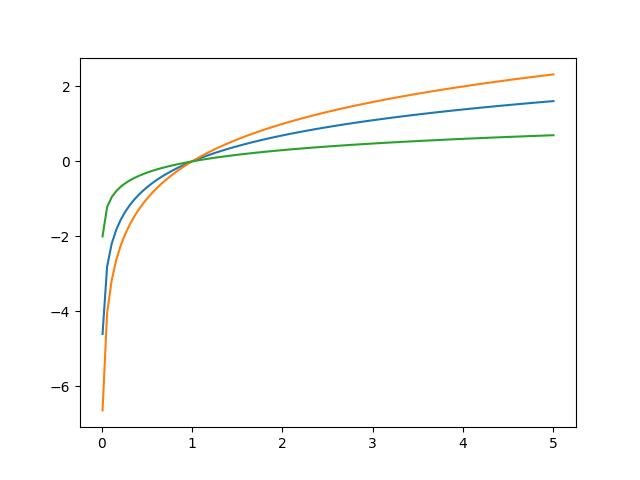

This chart was generated by the following Python code:
"""
NumPyの関数 np.log, np.log2, np.log10 を用いて，それぞれの関数のグラフを同じ平面上にプロット（画面に表示，または画像として保存）してください．ただし，xの範囲は0.01から5までとしてください．
"""
import numpy as np
import matplotlib.pyplot as plt

x = np.linspace(0.01, 5, 100)
y = np.log(x)
plt.plot(x, y)

y = np.log2(x)
plt.plot(x, y)

y = np.log10(x)
plt.plot(x, y)

plt.savefig("./syamashita/chapter03/q08.jpg")